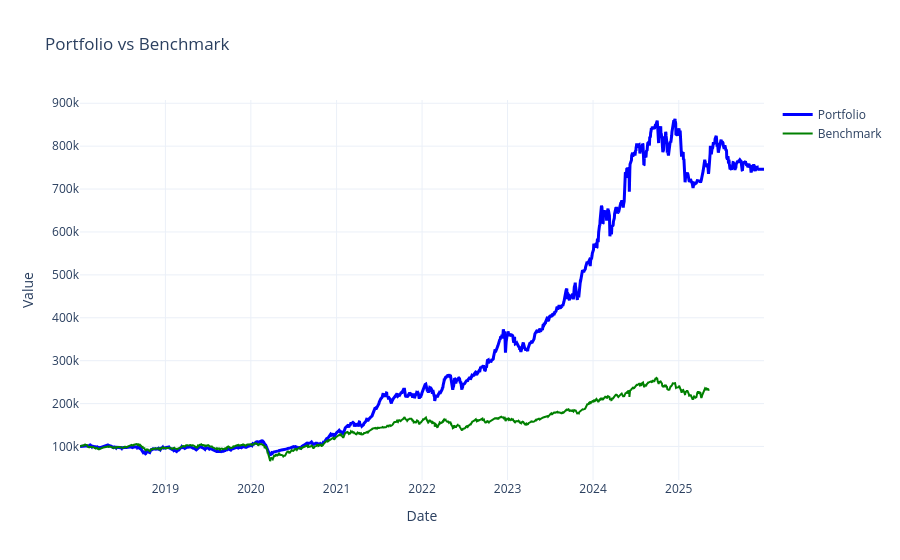

The cell this chart's notebook holds for it:
### Code cell
import plotly.graph_objects as go
import plotly.io as pio
benchmark_df = pd.read_csv('src/benchmark.csv', index_col=0, parse_dates=True)
benchmark_df=benchmark_df[TRADING_START_DATE:END_DATE]#HERE ALSO IF UPDATED DATE IN "backtest()"
no_of_stocks = 100000 / benchmark_df['close'].iloc[0]
benchmark_df['close'] = benchmark_df['close'] * no_of_stocks
stats_eq = pf.stats()
eq_curve = pf.value()
eq_curve=eq_curve[TRADING_START_DATE:END_DATE]
fig = go.Figure()

fig.add_trace(go.Scatter(
    x=eq_curve.index,
    y=eq_curve.values,
    mode='lines',
    name='Portfolio',
    line=dict(color='blue', width=3)
))
fig.add_trace(go.Scatter(
    x=benchmark_df.index,
    y=benchmark_df.iloc[:, 0],  # assumes benchmark is in first column
    mode='lines',
    name='Benchmark',
    line=dict(color='green', width=2)
))
fig.update_layout(
    title='Portfolio vs Benchmark',
    xaxis_title='Date',
    yaxis_title='Value',
    template='plotly_white'
)

fig.show()

### Figure 1 — Plotly figure (JSON) as saved in the notebook; plotly's stock layout.template omitted (floating-point values rounded to 4 significant figures; data arrays with more than 128 entries replaced by an {"elided": "..."} marker saying what was removed)
{"data": [{"line": {"color": "blue", "width": 3}, "mode": "lines", "name": "Portfolio", "type": "scatter", "x": {"elided": "1982 str values"}, "y": {"elided": "1982 float values"}}, {"line": {"color": "green", "width": 2}, "mode": "lines", "name": "Benchmark", "type": "scatter", "x": {"elided": "1820 str values"}, "y": {"elided": "1820 float values"}}], "layout": {"title": {"text": "Portfolio vs Benchmark"}, "xaxis": {"title": {"text": "Date"}}, "yaxis": {"title": {"text": "Value"}}}}
